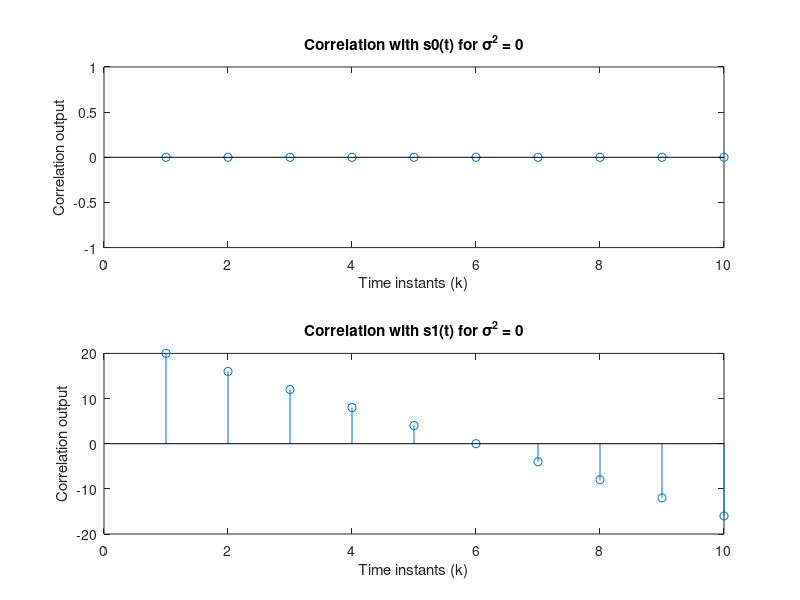
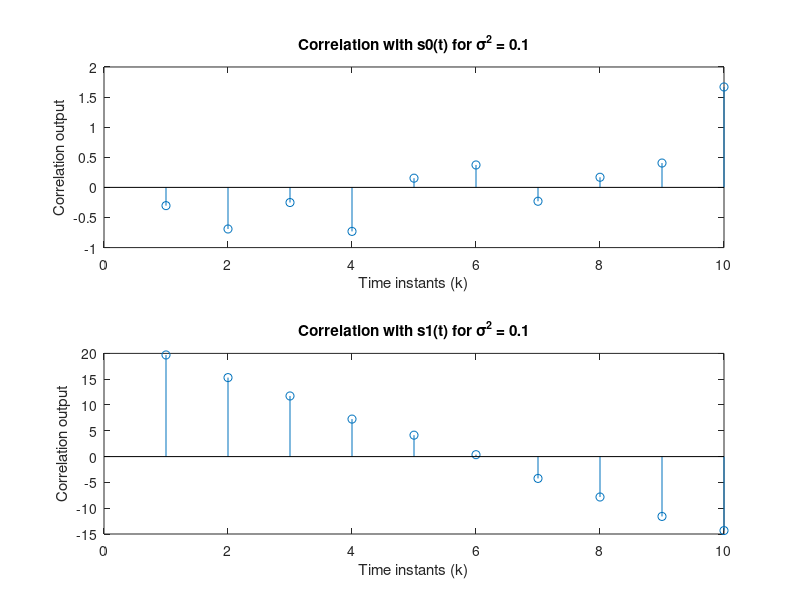
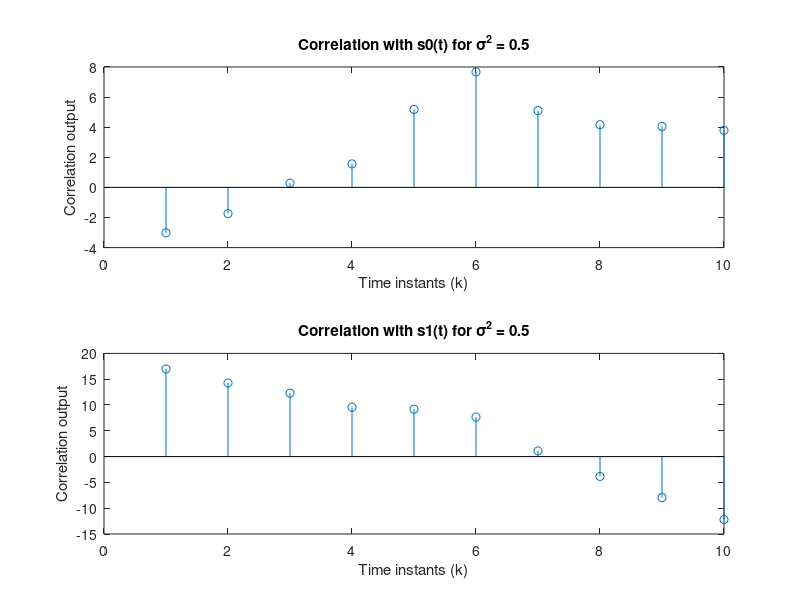
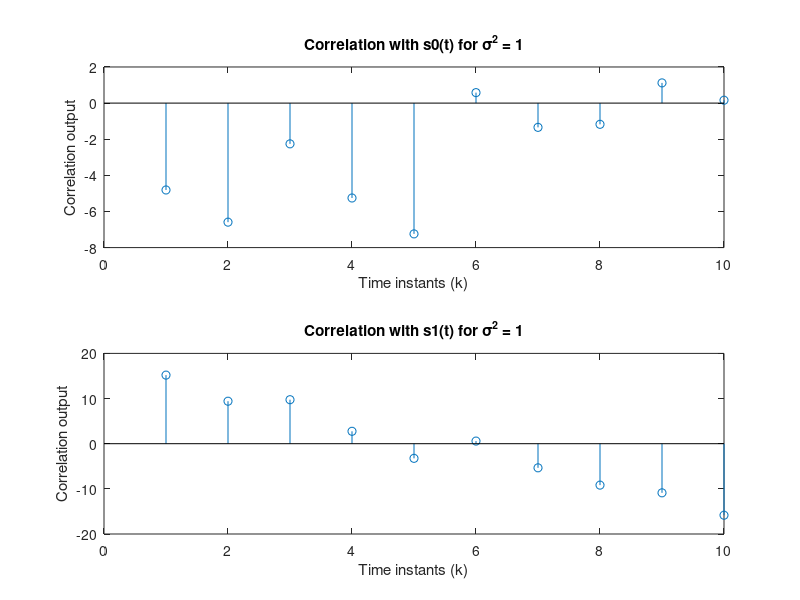

Source code (MATLAB) for these figures, in order:

A = 1; % Amplitude
Tb = 1; % Bit interval duration
numSamples = 10; % Number of samples per bit interval
sigma_squared_values = [0, 0.1, 0.5, 1.0]; % Values of noise variance
% Generate the received signal sequences for s0(t) and s1(t) for each noise variance
for sigma_squared = sigma_squared_values
 % Generate the noise sequence
 nk = sqrt(sigma_squared) * randn(1, numSamples * 2); % Generate Gaussian noise
 
 % Generate received signal sequence for s0(t)
 s0_samples = [A * ones(1, numSamples), -A * ones(1, numSamples)];
 % Sampled version of s0(t)
 received_s0 = A + nk; 
 % Received signal when s0(t) is transmitted
 
 % Generate received signal sequence for s1(t)
 s1_samples = [A * ones(1, numSamples), -A * ones(1, numSamples)]; % Sampled version of s1(t)
 received_s1 = [A + nk(1:numSamples), -A + nk(numSamples+1:end)]; % Received signal when s1(t) is transmitted
 
 % Perform correlation with s0(t)
 correlation_s0 = zeros(1, numSamples);
 for k = 1:numSamples
 correlation_s0(k) = sum(received_s0 .* circshift(s0_samples, [0, k-1]));
 end
 
 % Perform correlation with s1(t)
 correlation_s1 = zeros(1, numSamples);
 for k = 1:numSamples
 correlation_s1(k) = sum(received_s1 .* circshift(s1_samples, [0, k-1]));
 end
 
 % Plot correlator outputs for s0(t) and s1(t) at time instants k = 1, 2, 3, ..., 10
 figure;
 subplot(2, 1, 1);
 stem(1:numSamples, correlation_s0);
 title(['Correlation with s0(t) for \sigma^2 = ' num2str(sigma_squared)]);
 xlabel('Time instants (k)');
 ylabel('Correlation output');
 
 subplot(2, 1, 2);
 stem(1:numSamples, correlation_s1);
 title(['Correlation with s1(t) for \sigma^2 = ' num2str(sigma_squared)]);
 xlabel('Time instants (k)');
 ylabel('Correlation output');
end

